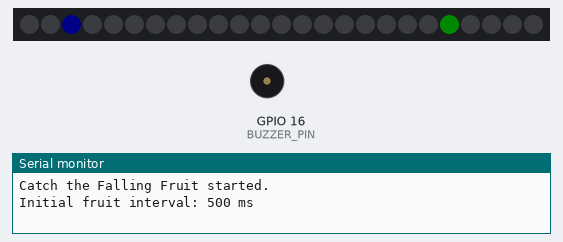
Recording of a sketch running on a simulated ESP32-S3. Parts: 25 RGB LEDs in strip order, left to right, buzzer (waves = sounding), the last lines printed to the serial monitor. Dim RGB values are drawn brighter than linear; random numbers use the default seed unless the sketch sets one.

Above: at 0.1 s.
At 4.08 s:
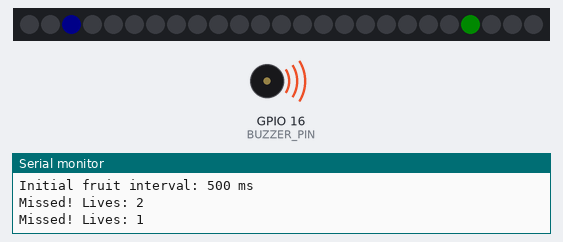
At 15.28 s:
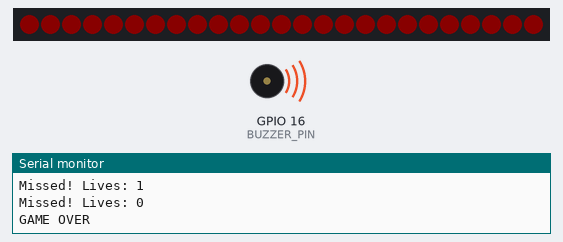
At 37.6 s:
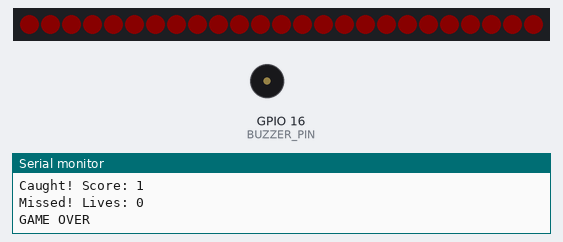
Timing chart, 0 to 39.1 s (numbered marks = the images above):
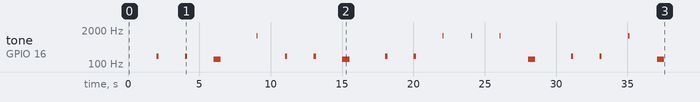

Measured:
- by itself, tone on GPIO 16 (BUZZER_PIN): plays 200 Hz for 0.15 s, 200 Hz for 0.15 s, 150 Hz for 0.50 s, 1200 Hz for 0.08 s, 200 Hz for 0.15 s, 200 Hz for 0.15 s … (17 notes in this stretch)
- what the display in image 2 shows lasts 1.0 s, from 15.0 s to 16.0 s

The sketch:

Catch_the_Falling_Fruit.ino
```cpp
/*
 * =============================================================================
 * CATCH THE FALLING FRUIT
 * =============================================================================
 *
 * Green fruit falls from the top of the matrix.
 *
 * Tilt left/right controls the basket along the bottom row.
 *
 * IMU CONFIGURATION:
 *
 *   Physical Y axis controls horizontal movement.
 *
 *   +Y -> LEFT
 *   -Y -> RIGHT
 *
 *   Tilt below approximately 15 degrees is ignored.
 *
 * DIFFICULTY:
 *
 *   Every 5 successfully caught fruits:
 *
 *   - The falling fruit becomes slightly faster.
 *   - The basket becomes slightly faster to control.
 *
 *   The maximum speed is limited so the game remains
 *   physically possible to play.
 *
 * AUDIO:
 *
 *   - Short beep whenever the basket moves LEFT or RIGHT.
 *   - Higher-pitched beep when a fruit is caught.
 *   - Low-pitched beep when a fruit is missed.
 *
 * Hardware:
 *   Matrix -> GPIO 7
 *   Buzzer -> GPIO 16
 *   IMU    -> LSM6DSM SPI
 *
 * The complete game runs inside a dedicated FreeRTOS task.
 *
 * =============================================================================
 */

#include <Arduino.h>
#include <SPI.h>
#include <Adafruit_NeoPixel.h>

#include "freertos/FreeRTOS.h"
#include "freertos/task.h"

// =============================================================================
// Hardware
// =============================================================================

#define MATRIX_PIN 7
#define BUZZER_PIN 16

#define IMU_CS 10
#define IMU_SCK 12
#define IMU_MOSI 11
#define IMU_MISO 13

#define NUM_PIXELS 25

// Approximately 15 degrees with the ±2g accelerometer setting.
#define TILT_THRESHOLD 4240

// =============================================================================
// NeoPixel matrix
// =============================================================================

Adafruit_NeoPixel matrix(
  NUM_PIXELS,
  MATRIX_PIN,
  NEO_GRB + NEO_KHZ800
);

// =============================================================================
// Game variables
// =============================================================================

int basketX = 2;

int fruitX;
int fruitY;

int score = 0;
int lives = 3;

unsigned long lastFall = 0;

// =============================================================================
// Difficulty settings
// =============================================================================
//
// The fruit initially moves every 500 ms.
//
// Every 5 catches, the interval is reduced by 35 ms.
//
// The interval will never become shorter than 325 ms.
//
// This gives 5 difficulty increases before the maximum speed
// is reached.
//
// The basket movement delay starts at 180 ms and becomes faster
// along with the fruit.
//
// It will never become shorter than 110 ms.
//

const unsigned long START_FALL_INTERVAL = 500;
const unsigned long FALL_SPEED_STEP = 35;
const unsigned long MIN_FALL_INTERVAL = 325;

const unsigned long START_TILT_MOVE_DELAY = 180;
const unsigned long TILT_SPEED_STEP = 12;
const unsigned long MIN_TILT_MOVE_DELAY = 110;

unsigned long fallInterval =
  START_FALL_INTERVAL;

unsigned long tiltMoveDelay =
  START_TILT_MOVE_DELAY;

unsigned long lastTiltMove = 0;

// =============================================================================
// Difficulty update
// =============================================================================

void updateDifficulty()
{
  // Increase difficulty every 5 successfully caught fruits.
  int difficultyLevel =
    score / 5;

  // Calculate falling speed.
  unsigned long calculatedFallInterval =
    START_FALL_INTERVAL -
    (difficultyLevel * FALL_SPEED_STEP);

  // Limit the maximum falling speed.
  if (
    calculatedFallInterval <
    MIN_FALL_INTERVAL
  )
  {
    calculatedFallInterval =
      MIN_FALL_INTERVAL;
  }

  fallInterval =
    calculatedFallInterval;

  // ---------------------------------------------------------------------------
  // Make basket movement faster as the fruit becomes faster.
  // ---------------------------------------------------------------------------

  unsigned long calculatedTiltDelay =
    START_TILT_MOVE_DELAY -
    (difficultyLevel * TILT_SPEED_STEP);

  // Limit the maximum basket speed.
  if (
    calculatedTiltDelay <
    MIN_TILT_MOVE_DELAY
  )
  {
    calculatedTiltDelay =
      MIN_TILT_MOVE_DELAY;
  }

  tiltMoveDelay =
    calculatedTiltDelay;
}

// =============================================================================
// Matrix
// =============================================================================

/*
 * Rotate the entire display 180 degrees.
 */

int xy(
  int x,
  int y
)
{
  int displayX = 4 - x;
  int displayY = 4 - y;

  if (displayY % 2 == 0)
    return displayY * 5 + displayX;

  return displayY * 5 + (4 - displayX);
}

// =============================================================================
// Set one matrix pixel
// =============================================================================

void pixel(
  int x,
  int y,
  uint32_t colour
)
{
  if (
    x < 0 ||
    x > 4 ||
    y < 0 ||
    y > 4
  )
    return;

  matrix.setPixelColor(
    xy(x, y),
    colour
  );
}

// =============================================================================
// Draw game
// =============================================================================

void draw()
{
  matrix.clear();

  // ---------------------------------------------------------------------------
  // Basket
  // ---------------------------------------------------------------------------

  pixel(
    basketX,
    4,
    matrix.Color(0, 0, 255)
  );

  // ---------------------------------------------------------------------------
  // Falling fruit
  // ---------------------------------------------------------------------------

  if (
    fruitY >= 0 &&
    fruitY <= 4
  )
  {
    pixel(
      fruitX,
      fruitY,
      matrix.Color(0, 255, 0)
    );
  }

  matrix.show();
}

// =============================================================================
// IMU communication
// =============================================================================

void imuWrite(
  byte r,
  byte v
)
{
  digitalWrite(
    IMU_CS,
    LOW
  );

  SPI.transfer(
    r & 0x7F
  );

  SPI.transfer(v);

  digitalWrite(
    IMU_CS,
    HIGH
  );
}

// =============================================================================
// Read 16-bit IMU register
// =============================================================================

int16_t imu16(
  byte r
)
{
  digitalWrite(
    IMU_CS,
    LOW
  );

  SPI.transfer(
    r | 0x80
  );

  byte l = SPI.transfer(0);
  byte h = SPI.transfer(0);

  digitalWrite(
    IMU_CS,
    HIGH
  );

  return (int16_t)(
    (h << 8) | l
  );
}

// =============================================================================
// Configure IMU
// =============================================================================

void setupIMU()
{
  pinMode(
    IMU_CS,
    OUTPUT
  );

  digitalWrite(
    IMU_CS,
    HIGH
  );

  SPI.begin(
    IMU_SCK,
    IMU_MISO,
    IMU_MOSI,
    IMU_CS
  );

  // LSM6DSM:
  //   104 Hz
  //   ±2g
  //   Normal operating mode.
  imuWrite(
    0x10,
    0x40
  );
}

// =============================================================================
// Basket controls
// =============================================================================

void readTilt()
{
  int16_t ay =
    imu16(0x2A);

  // Ignore small tilts.
  if (abs(ay) < TILT_THRESHOLD)
    return;

  // Only move the basket at controlled intervals.
  if (
    millis() - lastTiltMove <
    tiltMoveDelay
  )
    return;

  // ---------------------------------------------------------------------------
  // +Y -> LEFT
  // -Y -> RIGHT
  // ---------------------------------------------------------------------------

  if (ay > TILT_THRESHOLD)
  {
    if (basketX > 0)
    {
      basketX--;

      // Short beep for left movement.
      tone(
        BUZZER_PIN,
        900,
        25
      );
    }
  }
  else if (ay < -TILT_THRESHOLD)
  {
    if (basketX < 4)
    {
      basketX++;

      // Short beep for right movement.
      tone(
        BUZZER_PIN,
        1100,
        25
      );
    }
  }

  // Start the movement timer even if the basket is
  // already at the edge.
  lastTiltMove = millis();
}

// =============================================================================
// Start a new fruit
// =============================================================================

void newFruit()
{
  fruitX = random(0, 5);
  fruitY = 0;
}

// =============================================================================
// Game-over sequence
// =============================================================================

void gameOver()
{
  Serial.println(
    "GAME OVER"
  );

  // Fill the matrix red.
  for (int i = 0; i < NUM_PIXELS; i++)
  {
    matrix.setPixelColor(
      i,
      matrix.Color(255, 0, 0)
    );
  }

  matrix.show();

  tone(
    BUZZER_PIN,
    150,
    500
  );

  // Wait without blocking the FreeRTOS scheduler.
  vTaskDelay(
    pdMS_TO_TICKS(1000)
  );

  // Reset game.
  score = 0;
  lives = 3;

  basketX = 2;

  // Reset difficulty.
  updateDifficulty();

  newFruit();

  lastFall = millis();
  lastTiltMove = millis();

  Serial.println(
    "Game restarted."
  );
}

// =============================================================================
// Game FreeRTOS task
// =============================================================================

void fruitGameTask(void *parameter)
{
  while (true)
  {
    // -------------------------------------------------------------------------
    // Read tilt
    // -------------------------------------------------------------------------

    readTilt();

    // -------------------------------------------------------------------------
    // Move fruit
    // -------------------------------------------------------------------------

    if (
      millis() - lastFall >=
      fallInterval
    )
    {
      lastFall = millis();

      fruitY++;

      // -----------------------------------------------------------------------
      // Fruit has reached the basket row.
      // -----------------------------------------------------------------------

      if (fruitY >= 4)
      {
        if (fruitX == basketX)
        {
          // -------------------------------------------------------------------
          // Successfully caught.
          // -------------------------------------------------------------------

          score++;

          tone(
            BUZZER_PIN,
            1200,
            80
          );

          Serial.print(
            "Caught! Score: "
          );

          Serial.println(score);

          // -------------------------------------------------------------------
          // Increase difficulty after every 5 catches.
          // -------------------------------------------------------------------

          if (score % 5 == 0)
          {
            updateDifficulty();

            Serial.println(
              "Difficulty increased!"
            );

            Serial.print(
              "Fruit interval: "
            );

            Serial.print(
              fallInterval
            );

            Serial.println(
              " ms"
            );

            Serial.print(
              "Basket movement delay: "
            );

            Serial.print(
              tiltMoveDelay
            );

            Serial.println(
              " ms"
            );
          }
        }
        else
        {
          // -------------------------------------------------------------------
          // Missed.
          // -------------------------------------------------------------------

          lives--;

          tone(
            BUZZER_PIN,
            200,
            150
          );

          Serial.print(
            "Missed! Lives: "
          );

          Serial.println(lives);
        }

        // Start a new fruit.
        newFruit();

        // Check for game over.
        if (lives <= 0)
        {
          gameOver();
        }
      }
    }

    // -------------------------------------------------------------------------
    // Draw
    // -------------------------------------------------------------------------

    draw();

    // Run the game approximately every 20 ms.
    vTaskDelay(
      pdMS_TO_TICKS(20)
    );
  }
}

// =============================================================================
// Setup
// =============================================================================

void setup()
{
  Serial.begin(115200);

  pinMode(
    BUZZER_PIN,
    OUTPUT
  );

  matrix.begin();

  matrix.setBrightness(10);

  matrix.clear();
  matrix.show();

  setupIMU();

  randomSeed(
    (uint32_t)esp_random()
  );

  // Initialize difficulty.
  updateDifficulty();

  newFruit();

  lastFall = millis();
  lastTiltMove = millis();

  Serial.println(
    "Catch the Falling Fruit started."
  );

  Serial.print(
    "Initial fruit interval: "
  );

  Serial.print(
    fallInterval
  );

  Serial.println(
    " ms"
  );

  // Create the game task.
  xTaskCreatePinnedToCore(
    fruitGameTask,
    "Fruit Game Task",
    4096,
    NULL,
    1,
    NULL,
    1
  );
}

// =============================================================================
// Arduino loop
// =============================================================================

void loop()
{
  // The game is handled by fruitGameTask().
  vTaskDelay(
    pdMS_TO_TICKS(1000)
  );
}
```
